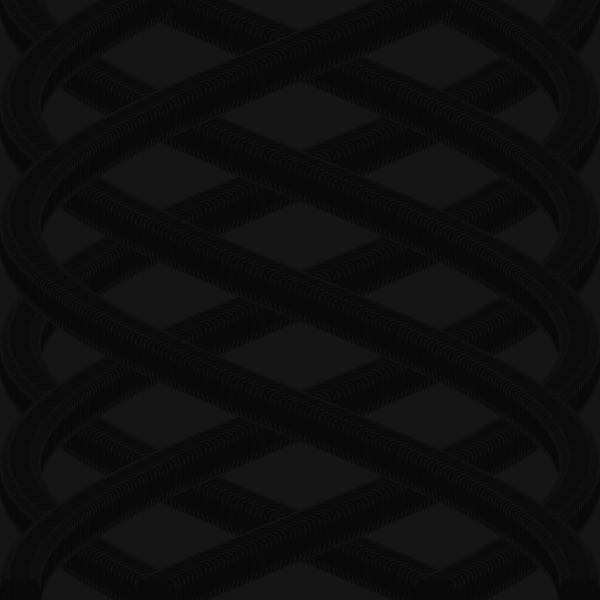
Frame 1 (no input)
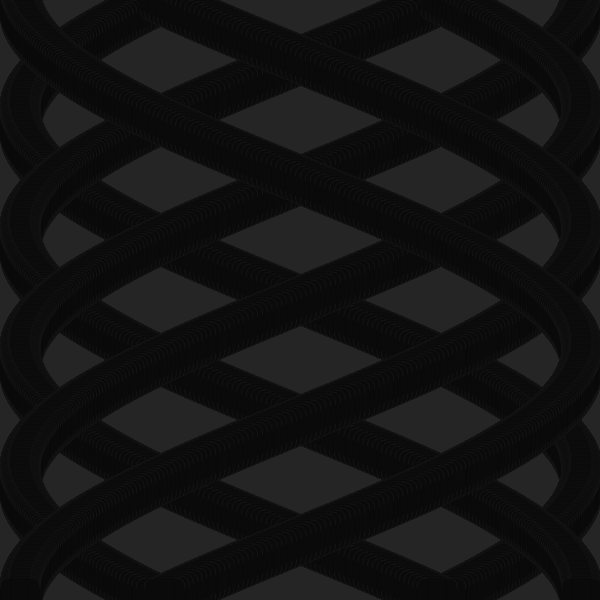
Frame 60 (no input)
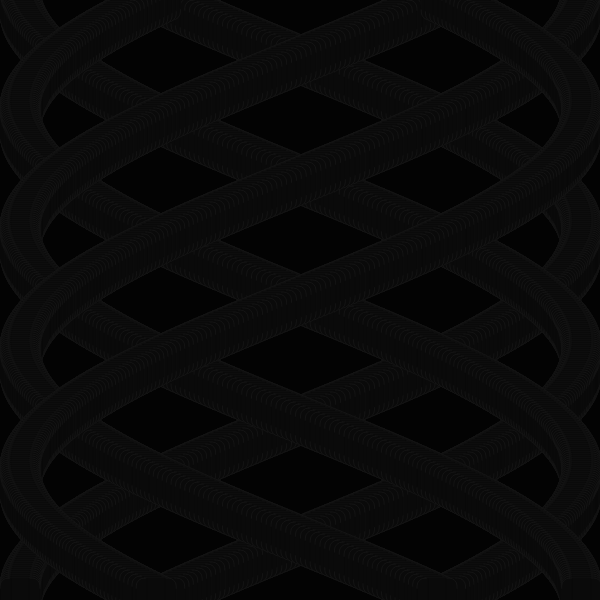
Frame 120 (the mouse pressed at the canvas centre since frame 60)

The p5.js sketch that drew these frames (run headless with seeded random() and noise() and a simulated clock; from frame 60 on, the mouse is pressed at the canvas centre):

// p5.js sketch
// ── sketch.js
// "Black on black"
function setup() {
  createCanvas(600, 600);
  background(10);
}

function draw() {
  let t = frameCount * 2
  background(255);
  let o = 20 + sin(radians(t)) * 20;
  background(o)
  let baseSize = 40;
  let totalSquigs =  width * 12;

  for (let i=0; i<totalSquigs; i++) {
    let theta = radians(i + t); 
    let w = (width/2 - baseSize/2) + sin(radians(frameCount))
    let x = cos(theta) * w;
    let y = ((i % height/2) * 4) % height - baseSize/2
    push()
      translate(w, 0, 0);
      drawSquig(x, y, baseSize, color(20), color(10)); 
    pop();
  }
}

function drawSquig(x, y, s, strokeClr, clr) {
  strokeWeight(1)
  stroke(strokeClr);
  fill(clr);
  rect(x, y, s, s, 8)
  stroke(clr)
  fill(clr)
  let h = 18

  let off = s/2-h/2;
  rect(x,y+off, s, h)
  rect(x+off, y, h, s)
}
